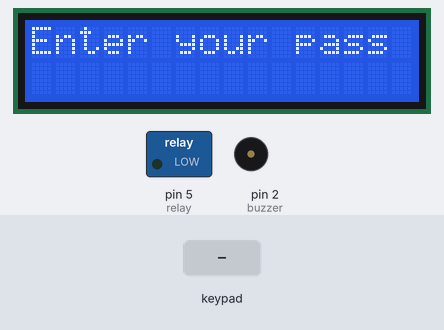
A sketch run on a simulated Arduino Uno, built with avr-gcc and run on an emulated ATmega328P. Parts: 16×2 character LCD, switched loads named in the sketch (green lamp = pin HIGH), buzzer (waves = sounding, pin HIGH). Inputs (shaded band) come from the test bench. What the sketch prints to the serial monitor is not drawn.

Above: at 1.2 s.
1.3 s: keypad keys 1 2 3 4 pressed 0.4 s apart
At 1.5 s:
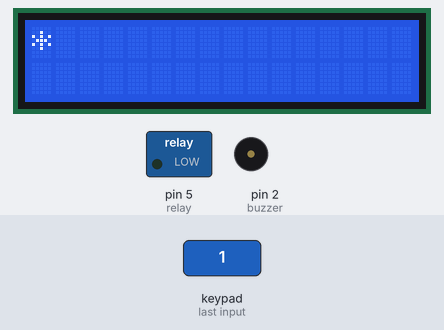
At 2.9 s:
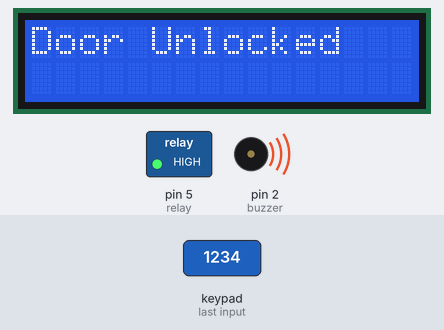
5.9 s: keypad keys 1 3 1 2 1 1 1 0 pressed 0.4 s apart
At 11.5 s:
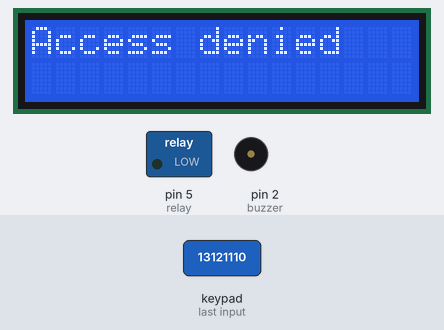
Timing chart, 0 to 13.0 s (numbered marks = the images above; inputs shaded):
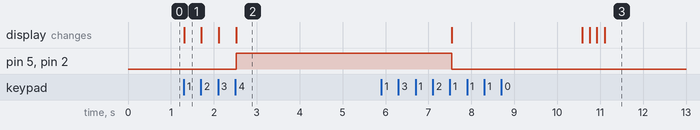

Measured:
- after the input at 1.3 s, pin 5 (relay), pin 2 (buzzer): LOW → HIGH after 1.2 s; the display: changes at once (image 1)
- after the input at 5.9 s, the display: first differs from a run without the input after 4.7 s (image 3 shows a later state)

The sketch:

project_smart_door_lock_system_by_arduino1.ino
```cpp
// C++ code
//
#include<LiquidCrystal_I2C.h>
#include<Keypad.h>
int relay=5;
int buzzer=2;

const int LCD_Row=2;//LCD Display total row number
const int LCD_Col=16;//LCD display total col number
const int LCD_Address=0x27;
LiquidCrystal_I2C lcd(LCD_Address,LCD_Col,LCD_Row);//create a object of lcd
const byte Row=4;
const byte Col=4;
char keys[4][4]={
  {'1','2','3','A'},
  {'4','5','6','B'},
  {'7','8','9','C'},
  {'*','0','#','D'}
};
byte rowpin[4]={13,12,11,10};
byte colpin[4]={9,8,7,6};
String inputpassword="";//blank string
String systempassword="1234";//Password set//we can set any password we want
int len1=4;//systempassword length

//-----------creating keypad object--------------

Keypad keypad=Keypad(makeKeymap(keys),rowpin,colpin,Row,Col);

void setup()
{
  Serial.begin(9600);
  pinMode(relay,OUTPUT);
  pinMode(buzzer,OUTPUT);
  lcd.init();
  lcd.clear();
  lcd.backlight();

}
void loop()
{

  lcd.clear();
  lcd.setCursor(0,0);
  lcd.print("Enter your pass");
  int i=0;
  while(1)
  {

  char key=keypad.getKey();
  if(key)
  {

    if(inputpassword.length()<len1)
    {
      inputpassword=inputpassword+key;
      lcd.clear();
      lcd.setCursor(i,0);
      lcd.print("*");
      i++;

    if(inputpassword.length()==len1)
    {
      if(inputpassword==systempassword)
      {

        Serial.println(key);
        lcd.clear();
        lcd.setCursor(0,0);
        lcd.print("Door Unlocked");
        digitalWrite(relay,HIGH);
        digitalWrite(buzzer,HIGH);
        delay(5000);
        //inputpassword="";
        //digitalWrite(relay,LOW);
        lcd.clear();
        lcd.setCursor(0,0);
        lcd.print("Door gets locked");
        digitalWrite(relay,LOW);
        digitalWrite(buzzer,LOW);
        delay(3000);
        inputpassword="";
        break;

      }
      else
      {
        lcd.clear();
        lcd.setCursor(0,0);
        lcd.print("Access denied");
        digitalWrite(relay,LOW);
        digitalWrite(buzzer,LOW);
        delay(5000);
        inputpassword="";
        break;
      }
    }
  }
 }
}
}
```
